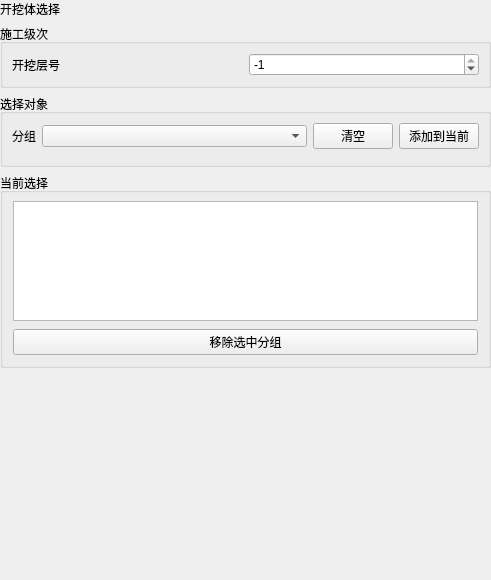
<?xml version='1.0' encoding='utf-8'?>
<ui version="4.0">
 <class>CaveExcavationBodyPage</class>
 <widget class="QWidget" name="CaveExcavationBodyPage">
  <property name="geometry">
   <rect>
    <x>0</x>
    <y>0</y>
    <width>491</width>
    <height>580</height>
   </rect>
  </property>
  <layout class="QVBoxLayout" name="verticalLayoutRoot">
   <property name="spacing">
    <number>6</number>
   </property>
   <property name="leftMargin">
    <number>0</number>
   </property>
   <property name="topMargin">
    <number>0</number>
   </property>
   <property name="rightMargin">
    <number>0</number>
   </property>
   <property name="bottomMargin">
    <number>0</number>
   </property>
   <item>
    <widget class="QLabel" name="pageHeaderLabel">
     <property name="text">
      <string>开挖体选择</string>
     </property>
    </widget>
   </item>
   <item>
    <widget class="QGroupBox" name="stageGroupBox">
     <property name="title">
      <string>施工级次</string>
     </property>
     <layout class="QGridLayout" name="stageLayout">
      <item row="0" column="0">
       <widget class="QLabel" name="excavationLayerLabel">
        <property name="text">
         <string>开挖层号</string>
        </property>
       </widget>
      </item>
      <item row="0" column="1">
       <widget class="QSpinBox" name="excavationLayerSpinBox">
        <property name="minimum">
         <number>-999</number>
        </property>
        <property name="maximum">
         <number>-1</number>
        </property>
        <property name="value">
         <number>-1</number>
        </property>
       </widget>
      </item>
     </layout>
    </widget>
   </item>
   <item>
    <widget class="QGroupBox" name="pickGroupBox">
     <property name="title">
      <string>选择对象</string>
     </property>
     <layout class="QGridLayout" name="gridLayout">
      <item row="0" column="2">
       <widget class="QPushButton" name="clearButton">
        <property name="sizePolicy">
         <sizepolicy hsizetype="Fixed" vsizetype="Preferred">
          <horstretch>0</horstretch>
          <verstretch>0</verstretch>
         </sizepolicy>
        </property>
        <property name="text">
         <string>清空</string>
        </property>
       </widget>
      </item>
      <item row="0" column="1">
       <widget class="CustomComboBox" name="groupCombo" />
      </item>
      <item row="3" column="1">
       <widget class="QWidget" name="actionRow" native="true">
        <layout class="QHBoxLayout" name="actionLayout">
         <property name="spacing">
          <number>8</number>
         </property>
         <property name="leftMargin">
          <number>0</number>
         </property>
         <property name="topMargin">
          <number>0</number>
         </property>
         <property name="rightMargin">
          <number>0</number>
         </property>
         <property name="bottomMargin">
          <number>0</number>
         </property>
        </layout>
       </widget>
      </item>
      <item row="0" column="0">
       <widget class="QLabel" name="groupLabel">
        <property name="sizePolicy">
         <sizepolicy hsizetype="Fixed" vsizetype="Preferred">
          <horstretch>0</horstretch>
          <verstretch>0</verstretch>
         </sizepolicy>
        </property>
        <property name="text">
         <string>分组</string>
        </property>
       </widget>
      </item>
      <item row="0" column="3">
       <widget class="QPushButton" name="addGroupButton">
        <property name="sizePolicy">
         <sizepolicy hsizetype="Fixed" vsizetype="Preferred">
          <horstretch>0</horstretch>
          <verstretch>0</verstretch>
         </sizepolicy>
        </property>
        <property name="text">
         <string>添加到当前</string>
        </property>
       </widget>
      </item>
     </layout>
    </widget>
   </item>
   <item>
    <widget class="QGroupBox" name="currentGroupBox">
     <property name="title">
      <string>当前选择</string>
     </property>
     <layout class="QVBoxLayout" name="currentLayout">
      <property name="spacing">
       <number>8</number>
      </property>
      <property name="leftMargin">
       <number>10</number>
      </property>
      <property name="topMargin">
       <number>8</number>
      </property>
      <property name="rightMargin">
       <number>10</number>
      </property>
      <property name="bottomMargin">
       <number>10</number>
      </property>
      <item>
       <widget class="QListWidget" name="groupList">
        <property name="sizePolicy">
         <sizepolicy hsizetype="Preferred" vsizetype="Preferred">
          <horstretch>0</horstretch>
          <verstretch>0</verstretch>
         </sizepolicy>
        </property>
        <property name="maximumSize">
         <size>
          <width>16777215</width>
          <height>120</height>
         </size>
        </property>
        <property name="selectionMode">
         <enum>QAbstractItemView::ExtendedSelection</enum>
        </property>
       </widget>
      </item>
      <item>
       <widget class="QPushButton" name="removeGroupButton">
        <property name="text">
         <string>移除选中分组</string>
        </property>
       </widget>
      </item>
     </layout>
    </widget>
   </item>
   <item>
    <spacer name="verticalSpacer">
     <property name="orientation">
      <enum>Qt::Vertical</enum>
     </property>
     <property name="sizeHint" stdset="0">
      <size>
       <width>20</width>
       <height>40</height>
      </size>
     </property>
    </spacer>
   </item>
  </layout>
 </widget>
 <customwidgets>
  <customwidget>
   <class>CustomComboBox</class>
   <extends>QComboBox</extends>
   <header>CustomComboBox.h</header>
  </customwidget>
 </customwidgets>
 <resources />
 <connections />
</ui>
